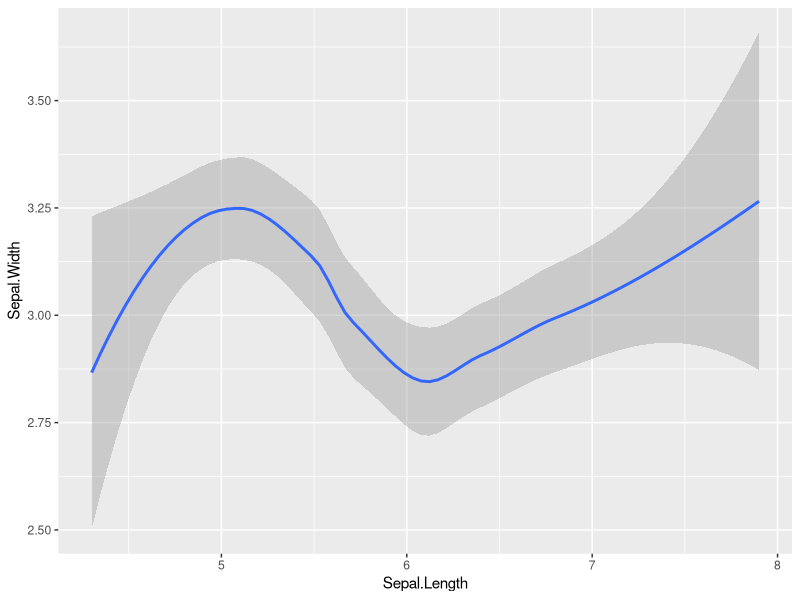
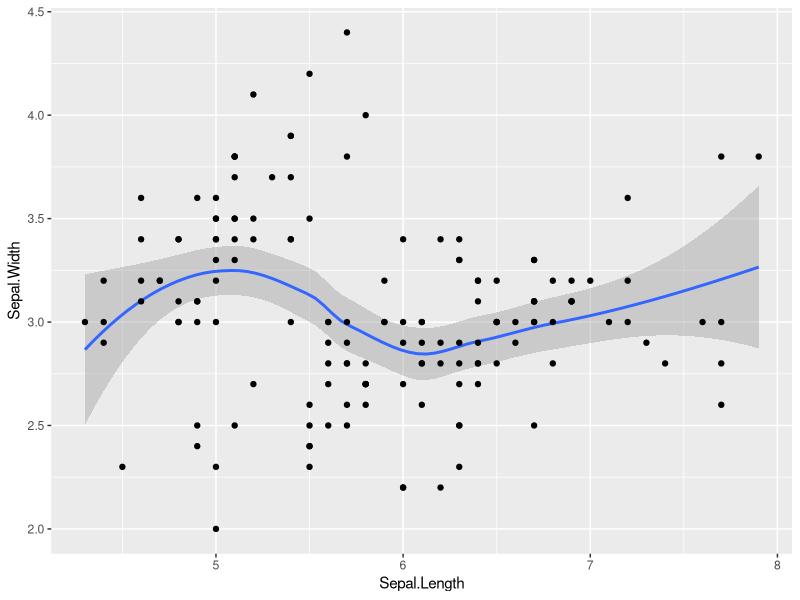
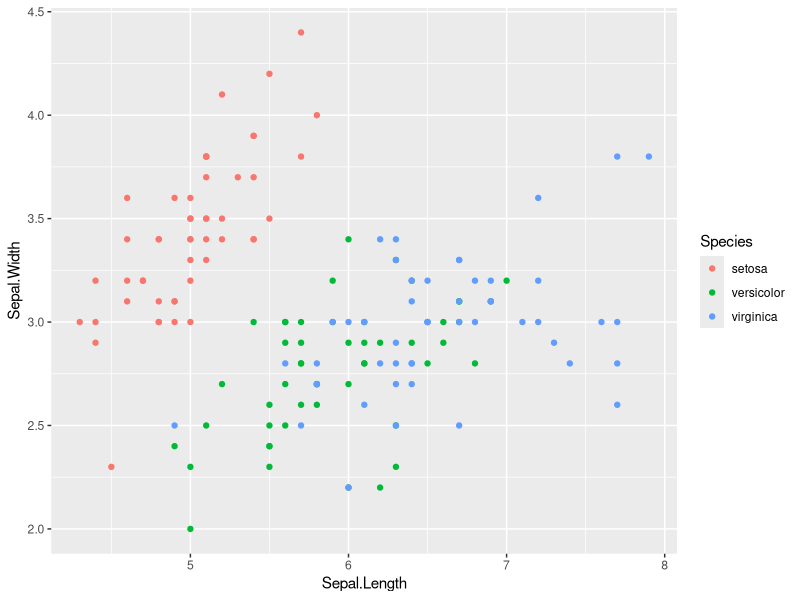
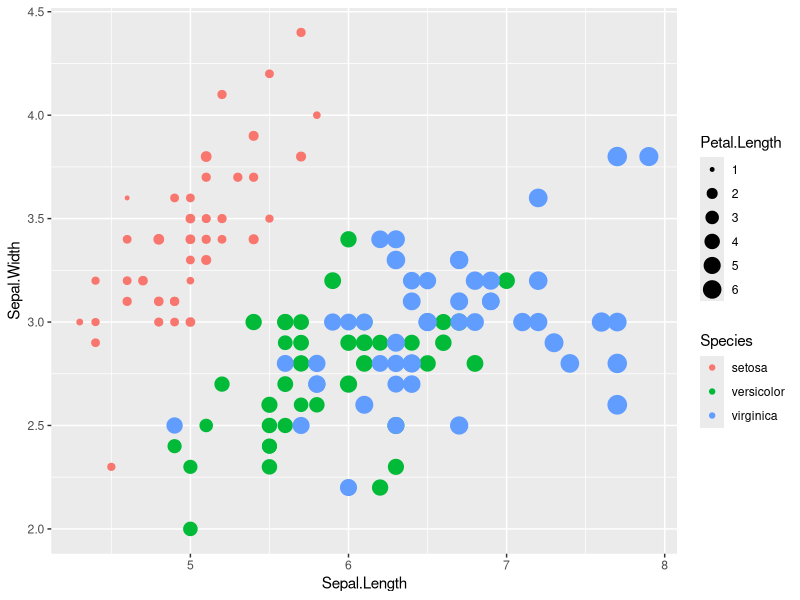
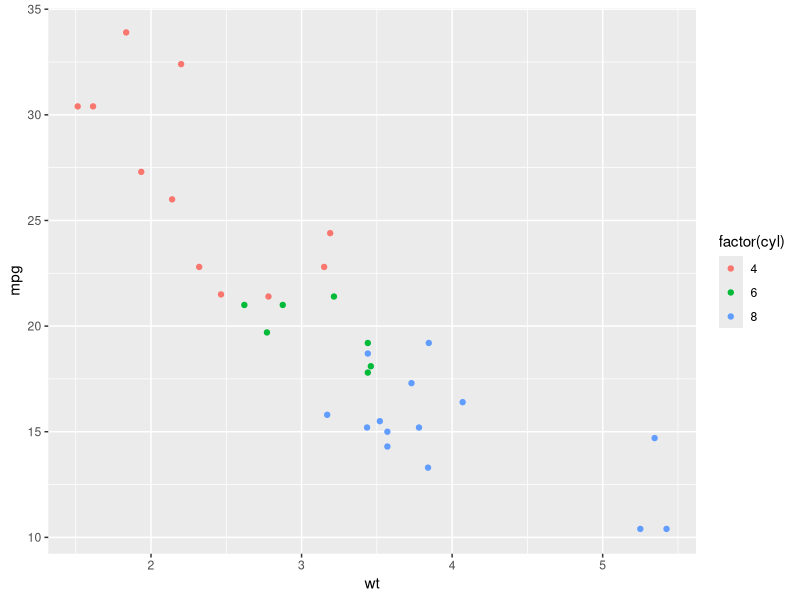
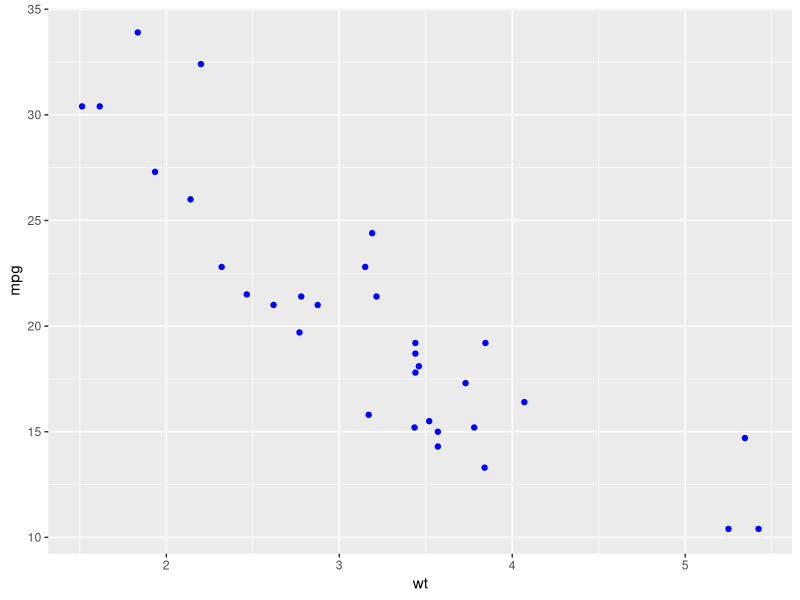
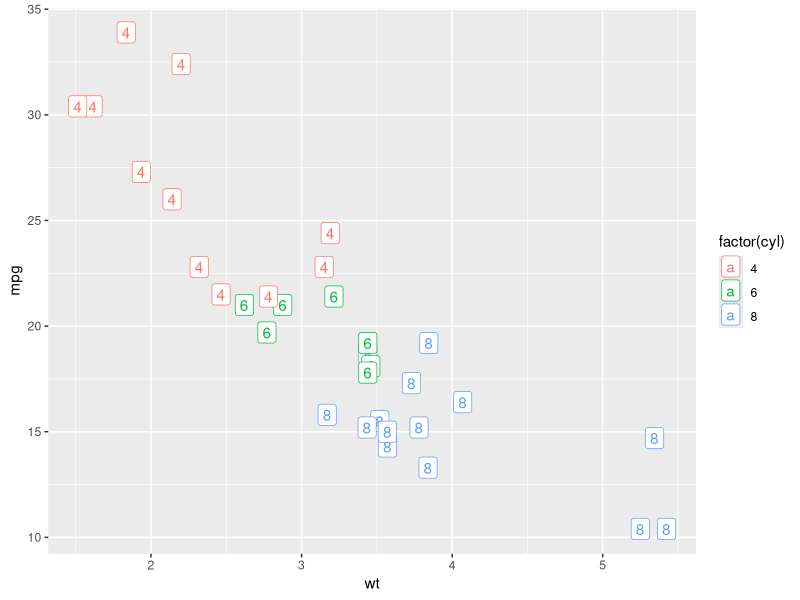
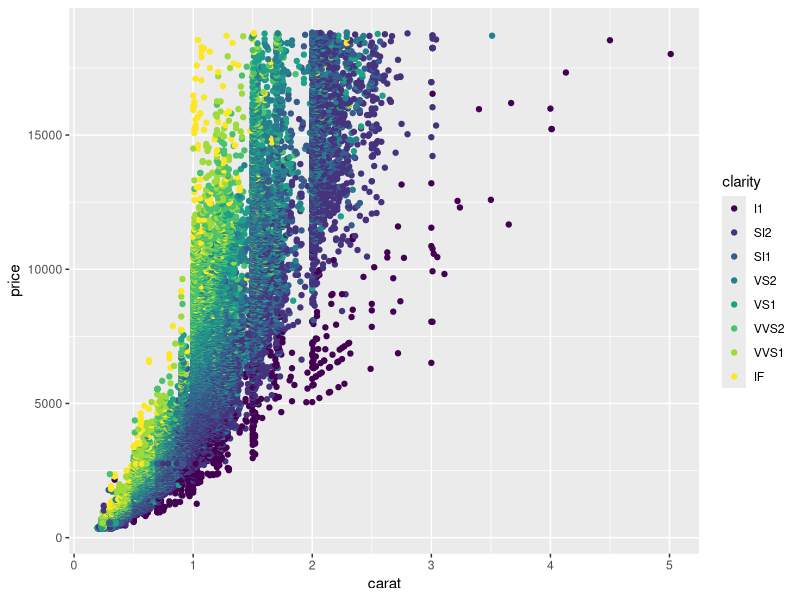

Reproduce these figures in R, in order.
##------- ggplot Assignment -------------------

library(ggplot2)

# Part 1: ggplot objects 

# Q1.1 - Create an object using the iris data set where the x axis represents the Sepal.Length and
# y axis represents the Sepal.Width. 
# Store it as an object named sepal_plot

sepal_plot <- ggplot(iris, aes(x = Sepal.Length, Sepal.Width))

# Q1.2 - Add a geom_smooth() layer to the sepal_plot object to plot a smoothened plot.
# Complete the following code.

sepal_plot + geom_smooth()



# Q1.3 - To  the smoothened plot, add a layer of points. 
# Complete the following code.

sepal_plot + geom_smooth() + geom_point()
  

#Q1.4 - Change the ggplot object sepal_plot so that color represents the Species.
# Create a point (scatter) plot using the new ggplot object. (Do not plot the geom_smooth() layer)
  
sepal_plot <- ggplot(iris, aes(x = Sepal.Length, Sepal.Width, col = Species))
sepal_plot + geom_point()

  

#Q1.5 - Change the plot created in the last question again to add the size attribute so that 
# it represents the Petal.Length variable. Create a scatter plot again.
# Let color represent the Species.

sepal_plot <- ggplot(iris, aes(x = Sepal.Length, Sepal.Width, col = Species, size = Petal.Length))
sepal_plot + geom_point()

# --------------------------------------------------------

# Part 2: Aesthetics and Geometries

#Q2.1  - Use the mtcars data set to make a scatter plot such that the x axis represents the weight, 
# the y axis represents the mpg variable and the three cylinder values are mapped to three colours.

ggplot(mtcars, aes(x = wt, y = mpg, col = factor(cyl))) + geom_point()


# Q2.2 - In the above command, assign the color "blue" to col inside the geom layer.
# Do not change the aesthetic layer from the previous plot.

ggplot(mtcars, aes(x = wt, y = mpg, col = factor(cyl))) + geom_point(col = "blue")

#Q2.3 - Complete the command to map the cyl (cylinder) variable to the label attribute.
# Plot wt and mpg on x and y axes respectively.The output should be a plot where each label 
# represents the cyl value. 

ggplot(mtcars, aes(x = wt, y = mpg, col = factor(cyl), label = cyl)) + geom_label()

# ----------------------------------------------------------------

# Part 3: Points and Jitter


#Q3.1 - Use the diamond data set to plot a scatter plot representing carat on the x-axis,
# price on the y-axis and the clarity mapped to the color attribute.

ggplot(diamonds, aes(x = carat, y = price, col = clarity)) + geom_point()

#Q3.2 - In the previous command, assign the transparency parameter alpha = 0.5
ggplot(diamonds, aes(x = carat, y = price, col = clarity)) + geom_point(alpha = 0.5)


#Q3.3 - Create a scatter plot with the alpha parameter as 0.5, price variable represented by the color attribute,
# and the x and y axes representing the clarity and carat variables respectively.

ggplot(diamonds, aes(x = clarity, y = carat, col = price)) + geom_point(alpha = 0.5)

  
#Q3.4 - Do you see overlapping points in the previous plot? 
# Make a plot where the points are spread and reduce the overlap. 
ggplot(diamonds, aes(x = clarity, y = carat, col = price)) + geom_jitter()

# ---------------------------------------------------------------

# Part 4:Histograms

#Q4.1 - Using the mtcars data, plot a histogram using binwidth = 1 and the variable mpg on the x axis.

ggplot(mtcars, aes(x = mpg)) + geom_histogram(binwidth = 1) 

#Q4.2 - In the previous histogram, also display the am values using two colors.

ggplot(mtcars, aes(x = mpg, fill = factor(am))) + geom_histogram(binwidth = 1) 


#Q4.3 - Using the previous command, add the position attribute to get a dodge chart.
# Use position = "dodge"

ggplot(mtcars, aes(x = mpg, fill = factor(am))) + geom_histogram(position = "dodge", binwidth = 1) 



#Q4.4 - Change the histogram plotted above so that the bars occupy the entire length 
# of the y axis and the color represents fraction of am values

ggplot(mtcars, aes(x = mpg, fill = factor(am))) + geom_histogram(position = "fill", binwidth = 1) 



# ---------------------------------------------------------------


# Part 5: Plotting multiple facets on one screen

#Q5.1 - For mtcars data frame, plot a histogram of mpg so that cylinders are represented by 3 colours

ggplot(mtcars, aes(x = mpg, fill = factor(cyl))) + geom_histogram()

#Q5.2 - In mtcars, the variable 'gear' represents the number of gears for each car. 
# How many unique values of gear are present in mtcars? 
# Use the unique() function to find out.

unique(mtcars$gear)

# Paragraph on facet wraps
# If you want to plot separate histograms for each value of gear on the same screen, 
# you can use another layer of ggplot - facet_wrap. It plots multiple plots in separate windows
# in a grid so that you can view them all at once.
# Like geom layers, this layer can be added to a plot using a + sign.
# Type ?facet_wrap to read the documentation



#Q5.3 - Add a facet_wrap layer to the histogram plotted in Q5.2 to plot separate histograms
# for each value of gear. Use binwidth = 2.

ggplot(mtcars, aes(x = mpg, fill = factor(cyl))) + geom_histogram(binwidth = 2) +  facet_wrap(~gear)

#Q5.4 - Let us plot histograms of the diamonds data frame. The variable 'cut' 
# represents the quality of cutting of the diamonds. Plot separate histograms of 
# prices for each type of cut on the same plot in multiple windows.
# Use binwidth = 100.
# Observe that it is now very easy to compare the price distributions of different cuts.

ggplot(diamonds, aes(x = price)) + geom_histogram(binwidth = 100) + facet_wrap(~cut)

#Q5.5 - For diamonds, plot 5 scatter plots corresponding to 5 values of 'cut'
# using facet_wrap. Plot 'carat' on x axis, 'price' on y axis and map color to 'table'. 

ggplot(diamonds, aes(x = carat, y = price, col = table)) + geom_point() + facet_wrap(~cut)


#---------------------------------------------------------------------




